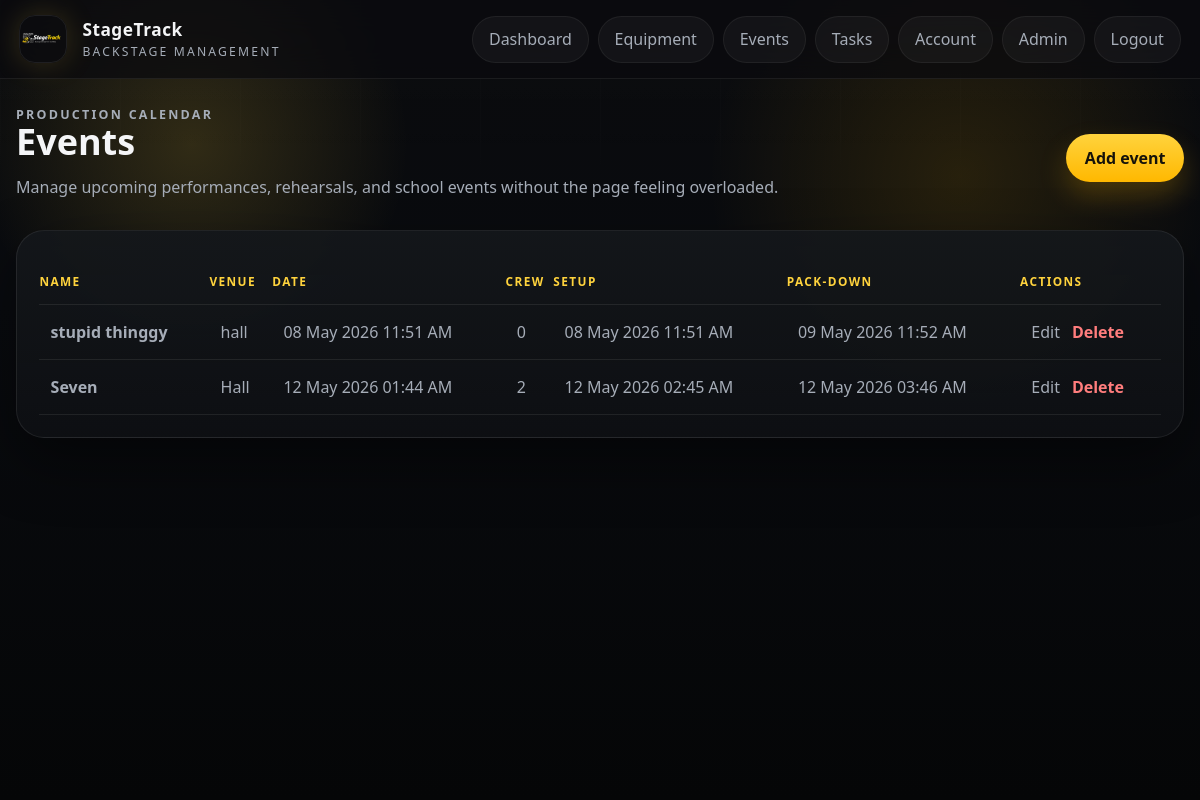
/events/ (signed in), run on the app's committed database.
### app/models.py (models this page shows)
class SystemSettings(db.Model):
    id = db.Column(db.Integer, primary_key=True)
    school_name = db.Column(db.String(255), nullable=False, default="StageTrack")
    support_email = db.Column(db.String(255), default="")
    timezone_name = db.Column(db.String(100), nullable=False, default="Australia/Sydney")
    datetime_format = db.Column(db.String(100), nullable=False, default="%d %b %Y %I:%M %p")
    student_crew_can_view_all_events = db.Column(db.Boolean, nullable=False, default=False)
    student_crew_can_view_all_equipment = db.Column(db.Boolean, nullable=False, default=True)
    checkout_permission_role = db.Column(db.String(50), nullable=False, default="Stage Manager")
    maintenance_submit_permission_role = db.Column(db.String(50), nullable=False, default="Student Crew")
    consumable_manage_permission_role = db.Column(db.String(50), nullable=False, default="Stage Manager")
    pdf_export_permission_role = db.Column(db.String(50), nullable=False, default="Stage Manager")
    equipment_categories = db.Column(db.Text, nullable=False, default="")
    equipment_statuses = db.Column(db.Text, nullable=False, default="")
    serial_numbers_required = db.Column(db.Boolean, nullable=False, default=False)
    due_dates_required = db.Column(db.Boolean, nullable=False, default=False)
    due_soon_hours = db.Column(db.Integer, nullable=False, default=24)
    long_overdue_days = db.Column(db.Integer, nullable=False, default=7)
    auto_hide_removed_items = db.Column(db.Boolean, nullable=False, default=True)
    event_venues = db.Column(db.Text, nullable=False, default="")
    event_crew_roles = db.Column(db.Text, nullable=False, default="")
    auto_send_event_invites = db.Column(db.Boolean, nullable=False, default=True)
    event_equipment_sheet_scope = db.Column(db.String(50), nullable=False, default="all_linked")
    consumable_categories = db.Column(db.Text, nullable=False, default="")
    low_stock_alert_behavior = db.Column(db.String(50), nullable=False, default="at_or_below")
    students_can_log_consumables = db.Column(db.Boolean, nullable=False, default=True)
    negative_consumable_adjustments_manager_only = db.Column(db.Boolean, nullable=False, default=True)
    overdue_alert_recipients = db.Column(db.Text, nullable=False, default="")
    maintenance_alert_recipients = db.Column(db.Text, nullable=False, default="")
    enquiry_alert_recipients = db.Column(db.Text, nullable=False, default="")
    low_stock_alert_recipients = db.Column(db.Text, nullable=False, default="")
    password_reset_email_subject = db.Column(db.String(255), nullable=False, default="StageTrack Password Reset")
    welcome_email_subject = db.Column(db.String(255), nullable=False, default="Welcome to StageTrack")
    equipment_checkout_email_subject = db.Column(db.String(255), nullable=False, default="StageTrack equipment checked out: {equipment_name}")
    equipment_overdue_email_subject = db.Column(db.String(255), nullable=False, default="StageTrack equipment overdue: {equipment_name}")
    equipment_return_email_subject = db.Column(db.String(255), nullable=False, default="StageTrack equipment returned: {equipment_name}")
    maintenance_email_subject = db.Column(db.String(255), nullable=False, default="StageTrack maintenance request: {equipment_name}")
    enquiry_email_subject = db.Column(db.String(255), nullable=False, default="StageTrack enquiry from {name}")
    maintenance_statuses = db.Column(db.Text, nullable=False, default="")
    resolved_visible_in_queue = db.Column(db.Boolean, nullable=False, default=False)
    maintenance_resolve_permission_role = db.Column(db.String(50), nullable=False, default="Teacher")
    repeat_damage_threshold = db.Column(db.Integer, nullable=False, default=2)
    pdf_paper_size = db.Column(db.String(20), nullable=False, default="A4")
    pdf_show_header = db.Column(db.Boolean, nullable=False, default=True)
    pdf_header_text = db.Column(db.String(255), nullable=False, default="StageTrack")
    pdf_footer_text = db.Column(db.String(255), nullable=False, default="Generated by StageTrack")
    pdf_include_checkboxes = db.Column(db.Boolean, nullable=False, default=True)
    pdf_include_notes = db.Column(db.Boolean, nullable=False, default=True)
    pdf_include_signatures = db.Column(db.Boolean, nullable=False, default=False)
    updated_at = db.Column(db.DateTime, default=datetime.utcnow, onupdate=datetime.utcnow, nullable=False)

class Event(db.Model):
    id = db.Column(db.Integer, primary_key=True)
    name = db.Column(db.String(120), nullable=False)
    venue = db.Column(db.String(120), nullable=False)
    description = db.Column(db.Text)
    event_date = db.Column(db.DateTime, nullable=False)
    setup_time = db.Column(db.DateTime)
    packdown_time = db.Column(db.DateTime)
    created_by = db.Column(db.Integer, db.ForeignKey("user.id"))
    tasks = db.relationship("Task", back_populates="event", lazy=True)
    checklist_items = db.relationship("ChecklistItem", back_populates="event", lazy=True)
    checkouts = db.relationship("EquipmentCheckout", back_populates="event", lazy=True)
    crew_assignments = db.relationship(
        "EventCrewAssignment",
        back_populates="event",
        cascade="all, delete-orphan",
        lazy=True,
    )

### app/events/routes.py (the view)
@events_bp.route("/")
@login_required
def index():
    user = current_user()
    query = Event.query.order_by(Event.event_date.asc())
    if user.role == "Student Crew" and not get_system_settings().student_crew_can_view_all_events:
        query = query.join(EventCrewAssignment).filter(EventCrewAssignment.user_id == user.id)
    events = query.all()
    return render_template("events/index.html", events=events)

### app/auth/routes.py (called while the page is built)
def current_user():
    user_id = session.get("user_id")
    if not user_id:
        return None
    user = db.session.get(User, user_id)
    if user and not user.is_active:
        session.clear()
        return None
    return user

def login_required(view):
    @wraps(view)
    def wrapped_view(*args, **kwargs):
        if not current_user():
            return redirect(url_for("auth.login"))
        return view(*args, **kwargs)
    return wrapped_view

@auth_bp.app_context_processor
def inject_user():
    first_user_pending = User.query.count() == 0
    return {
        "current_user": current_user(),
        "manager_roles": MANAGER_ROLES,
        "registration_open": first_user_pending,
    }

### app/site_service.py (called while the page is built)
def get_site_settings():
    settings = SiteSettings.query.order_by(SiteSettings.id.asc()).first()
    if not settings:
        settings = SiteSettings()
        db.session.add(settings)
        db.session.commit()
    return settings

### app/templates/events/index.html (shortened to what this page needs)
{% extends "base.html" %}
{% block content %}
<section class="page-header page-header-inline">
    <div>
        <p class="eyebrow">Production calendar</p>
        <h1>Events</h1>
        <p>Manage upcoming performances, rehearsals, and school events without the page feeling overloaded.</p>
    </div>
    {% if current_user.role in manager_roles %}
        <a class="button button-primary" href="{{ url_for('events.create') }}">Add event</a>
    {% endif %}
</section>
<section class="panel">
    <div class="table-wrap">
        <table>
            <thead>
                <tr>
                    <th>Name</th>
                    <th>Venue</th>
                    <th>Date</th>
                    <th>Crew</th>
                    <th>Setup</th>
                    <th>Pack-down</th>
                    {% if current_user.role in manager_roles %}
                        <th>Actions</th>
                    {% endif %}
                </tr>
            </thead>
            <tbody>
                {% for event in events %}
                    <tr>
                        <td data-label="Name"><a href="{{ url_for('events.detail', event_id=event.id) }}"><strong>{{ event.name }}</strong></a></td>
                        <td data-label="Venue">{{ event.venue }}</td>
                        <td data-label="Date">{{ event.event_date.strftime("%d %b %Y %I:%M %p") }}</td>
                        <td data-label="Crew">{{ event.crew_assignments|length }}</td>
                        <td data-label="Setup">{{ event.setup_time.strftime("%d %b %Y %I:%M %p") if event.setup_time else "Not set" }}</td>
                        <td data-label="Pack-down">{{ event.packdown_time.strftime("%d %b %Y %I:%M %p") if event.packdown_time else "Not set" }}</td>
                        {% if current_user.role in manager_roles %}
                            <td data-label="Actions" class="actions">
                                <a href="{{ url_for('events.edit', event_id=event.id) }}">Edit</a>
                                {% if current_user.role in ["Admin", "Teacher"] %}
                                    <form method="post" action="{{ url_for('events.delete', event_id=event.id) }}">
                                        <button type="submit" class="button-link">Delete</button>
                                    </form>
                                {% endif %}
                            </td>
                        {% endif %}
                    </tr>
                {% else %}
                    <tr>
                        <td colspan="7" class="empty-state">No events created yet.</td>
                    </tr>
                {% endfor %}
            </tbody>
        </table>
    </div>
</section>
{% endblock %}

### app/templates/base.html (shortened to what this page needs)
<!doctype html>
<html lang="en">
<head>
    <link rel="stylesheet" href="{{ url_for('static', filename='css/styles.css') }}">
</head>
<body>
    <div class="app-backdrop"></div>
    <header class="site-header">
        <a class="brand" href="{{ url_for('home') }}">
            <img class="brand-logo" src="{{ url_for('static', filename='images/stagetrack-logo.png') }}" alt="StageTrack logo">
            <span class="brand-copy">
                <strong>{{ system_settings.school_name }}</strong>
                <span>{{ system_settings.support_email or "Backstage management" }}</span>
            </span>
        </a>
        <nav class="site-nav">
            {% if current_user %}
                <a href="{{ url_for('dashboard') }}">Dashboard</a>
                <a href="{{ url_for('equipment.index') }}">Equipment</a>
                <a href="{{ url_for('events.index') }}">Events</a>
                <a href="{{ url_for('tasks.index') }}">Tasks</a>
                <a href="{{ url_for('auth.account') }}">Account</a>
                {% if current_user.role == "Admin" %}
                    <a href="{{ url_for('admin.users') }}">Admin</a>
                {% endif %}
                <a href="{{ url_for('auth.logout') }}">Logout</a>
            {% else %}
                <a href="{{ url_for('auth.login') }}">Staff access</a>
            {% endif %}
        </nav>
    </header>
    <main class="page-shell">
        {% block content %}{% endblock %}
    </main>
</body>
</html>

### data on the page
SystemSettings: school_name "StageTrack", support_email "BACKSTAGE MANAGEMENT"
Event: name "stupid thinggy", venue "hall", event_date "08 May 2026 11:51 AM", crew_assignments|length "0", setup_time "08 May 2026 11:51 AM", packdown_time "09 May 2026 11:52 AM"
Event: name "Seven", venue "Hall", event_date "12 May 2026 01:44 AM", crew_assignments|length "2", setup_time "12 May 2026 02:45 AM", packdown_time "12 May 2026 03:46 AM"
